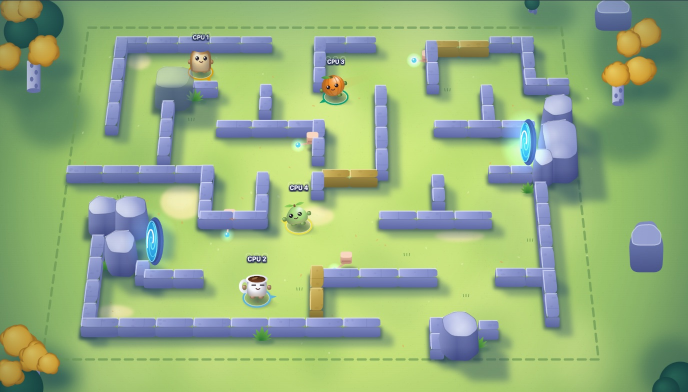
#> input picture apps/console/src/shell/art/fu-garden.jpg, 1376 x 784 px (shown at 1/2 size)
$ python region_de.py ../../apps/console/src/shell/art/fu-garden.jpg
#> lines starting #> are read from the running program, lines starting #| are printed output that depends on the picture; after the words box and inside, x2 and y2 are one past the last pixel; in counts of white or black regions, pixels touching at a corner belong together
### art/autumn_glade/beams_emu.py
"""The renderer's light beams (render/three/beams.ts beamStrength with a `grid`) applied to an image, so a Blender render can be compared
with the frame as the game will show it: each pixel gains `add` x strength levels (0..255). Also `remove()`, the frame with the beams
taken out (sand.py traces the sand without its shafts: the game adds them back).
"""
import json, math
import numpy as np

B = json.load(open('art/autumn_glade/beams.json'))
#> (reads art/autumn_glade/beams.json from the repository)


def strength(b=B, w=1920, h=1080):
#> called with w = 1920, h = 1080
    a = math.radians(b['angle']); ys, xs = np.mgrid[0:h, 0:w].astype(float)
#> after `a = math.radians(b['angle'])`: a = 1.75
    t = (xs - 960) * math.sin(a) + (ys - 540) * -math.cos(a)
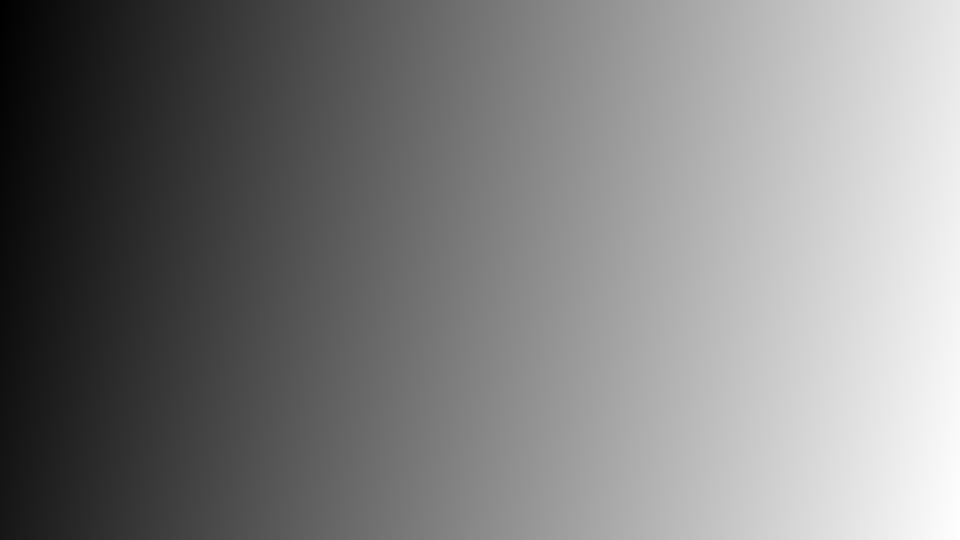
#> t: shape (1080, 1920) float64 (shown at 1/2 size); min -1039.2, max 1038, mean -0.6; drawn with min black and max white
    g = b['grid']; vals = np.array(g['values'], float).reshape(g['rows'], g['cols'])
#> after `g = b['grid']`: g = 7 items
    c = (t - g['t0']) / g['dt']; r = np.clip((ys - g['y0']) / g['dy'], 0, g['rows'] - 1)
    inside = (c >= 0) & (c <= g['cols'] - 1)
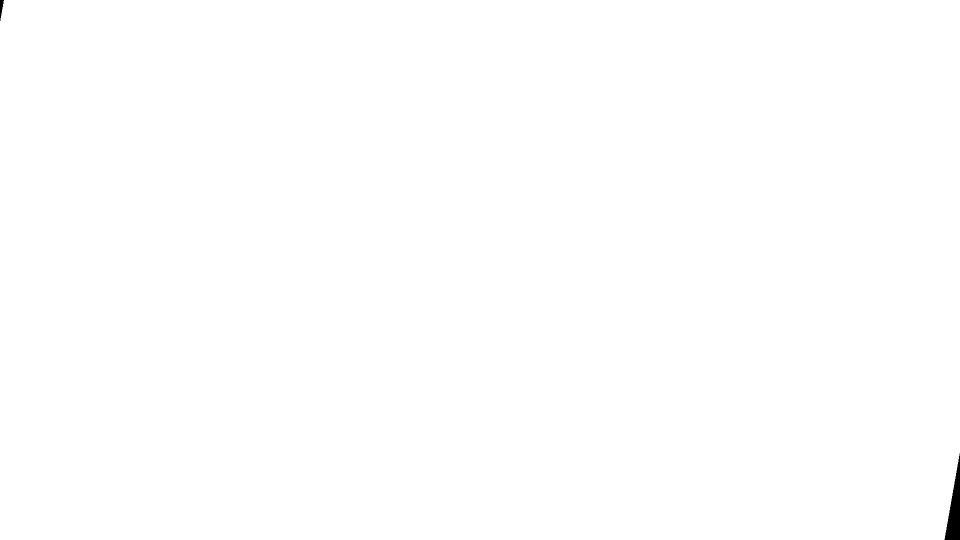
#> inside: shape (1080, 1920) bool (shown at 1/2 size); 99.9% white; 2 black regions, box (x1, y1, x2, y2) and area: (1889, 907, 1920, 1080) 2738, (0, 0, 8, 42) 177
    c = np.clip(c, 0, g['cols'] - 1)
    c0 = np.minimum(np.floor(c).astype(int), g['cols'] - 2); r0 = np.minimum(np.floor(r).astype(int), max(g['rows'] - 2, 0)); r1 = np.minimum(r0 + 1, g['rows'] - 1)
#> after `c0 = np.minimum(np.floor(c).astype(int), g['cols'] - 2)`:
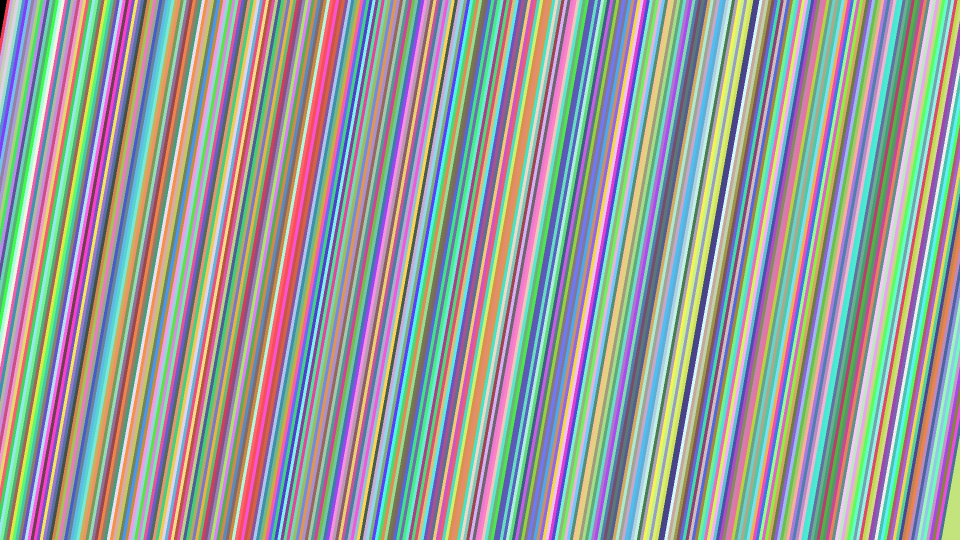
#> c0: shape (1080, 1920) int64 (shown at 1/2 size); 340 distinct labels, from 0 to 339; one colour per label, 0 black
#> after `r0 = np.minimum(np.floor(r).astype(int), max(g['rows'] - 2, 0))`: r0: shape (1080, 1920) int64; 18 distinct labels, from 0 to 17
#> after `r1 = np.minimum(r0 + 1, g['rows'] - 1)`:
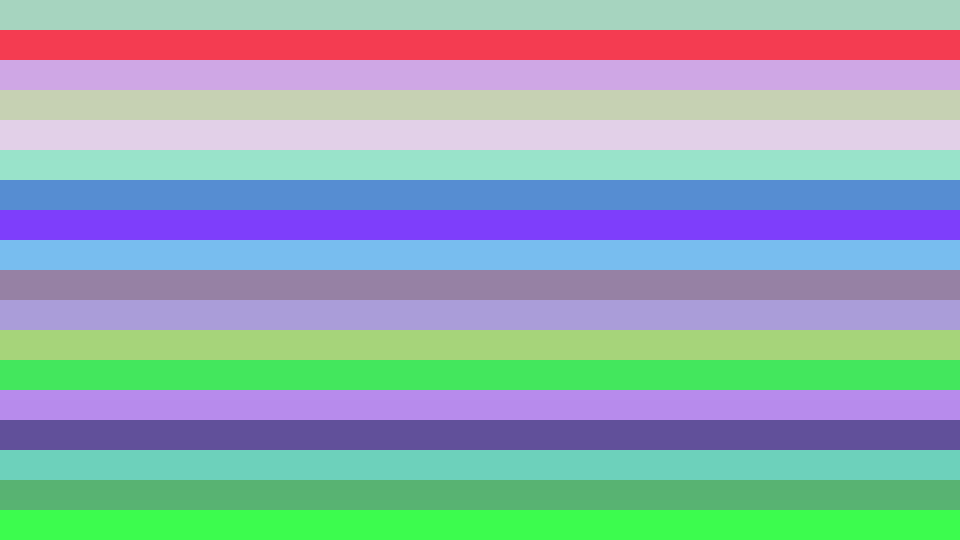
#> r1: shape (1080, 1920) int64 (shown at 1/2 size); 18 distinct labels, from 1 to 18; one colour per label, 0 black
    fc, fr = c - c0, r - r0
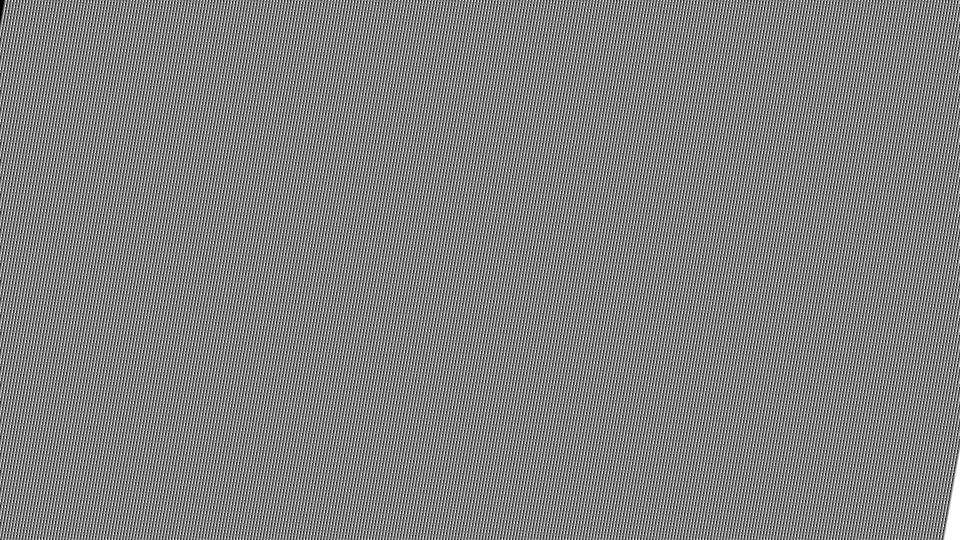
#> fc: shape (1080, 1920) float64 (shown at 1/2 size); min 0, max 1, mean 0.501
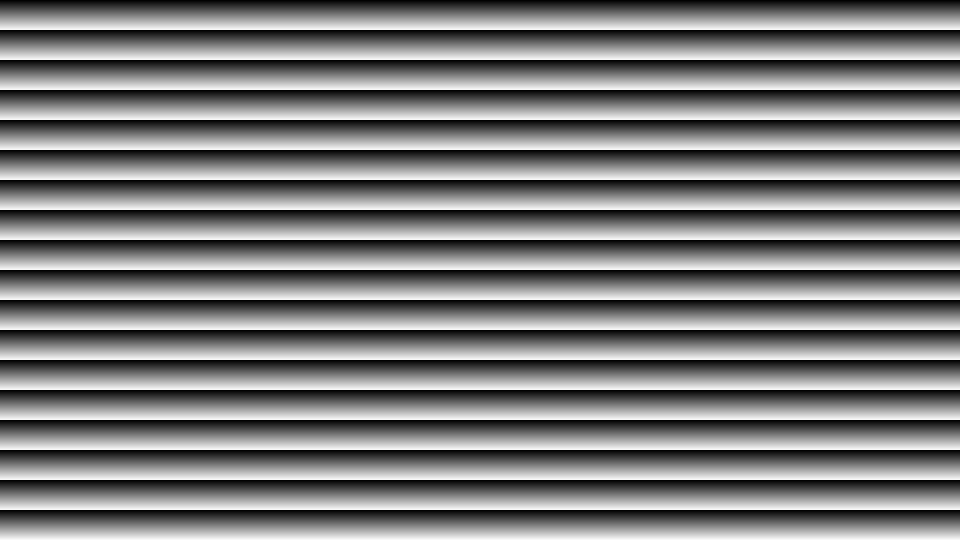
#> fr: shape (1080, 1920) float64 (shown at 1/2 size); min 0, max 0.983, mean 0.492
    top = vals[r0, c0] * (1 - fc) + vals[r0, c0 + 1] * fc; bot = vals[r1, c0] * (1 - fc) + vals[r1, c0 + 1] * fc
    return np.where(inside, top * (1 - fr) + bot * fr, 0.0)
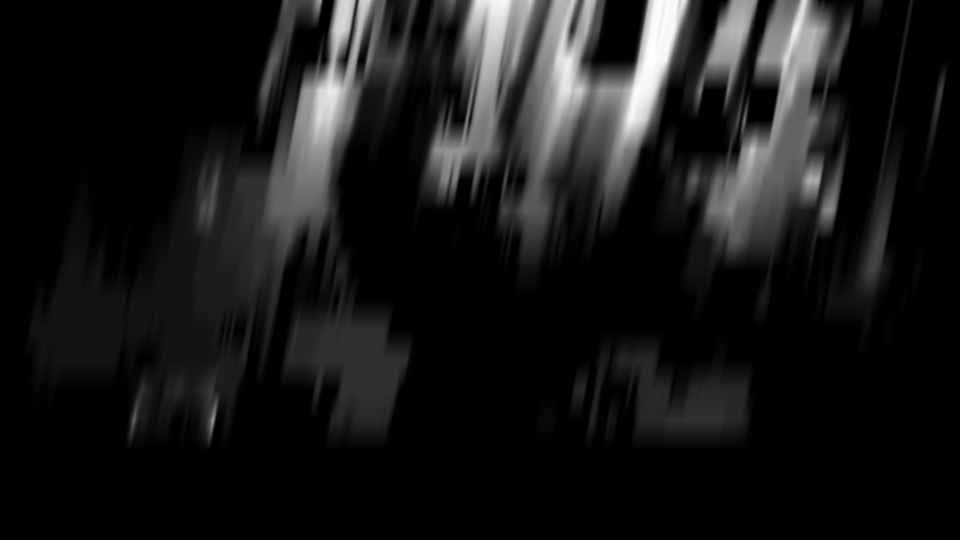
#> returned value: shape (1080, 1920) float64 (shown at 1/2 size); min 0, max 25.8, mean 2.4; drawn with min black and max white


def apply(img_bgr, sign=1.0):
    s = strength()
    add = np.array(B['add'][::-1], float)               # (BGR)
#> (the run stopped early here; a loop or call above may not have finished)
